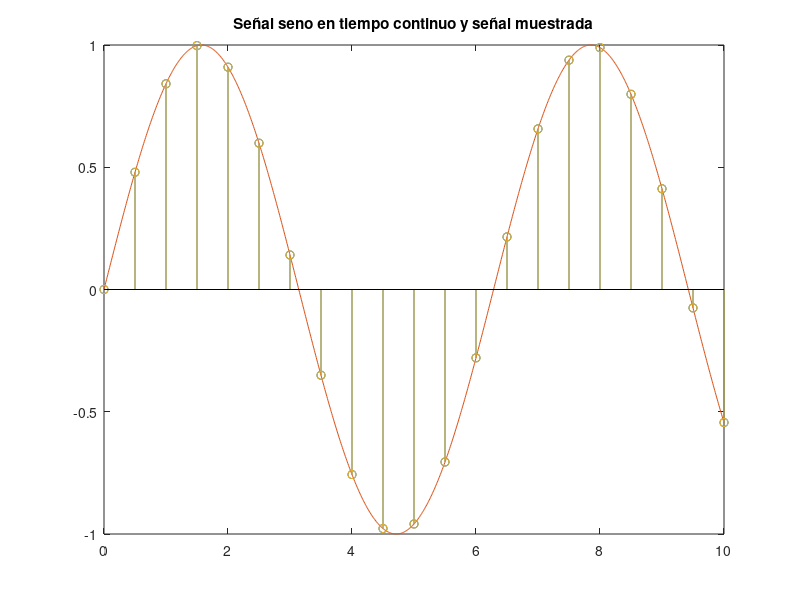

The MATLAB script that drew this image:
%%

A = 2;
B = [2, 4, 8];

%% 

C = ones(1, 5);
D = ones(1, 5);

E = C + D
F = C - D


%%

G = C .* D

%%

t = linspace(0, 10, 1000);

f = sin(t);

plot(t, f)

title("Señal seno")

%%

ts = 0:0.5:10;
fs = sin(ts);
stem(ts, fs)
title("Señal seno muestreada")

%%
hold on

plot(t, f)
stem(ts, fs)

title("Señal seno en tiempo continuo y señal muestrada")
